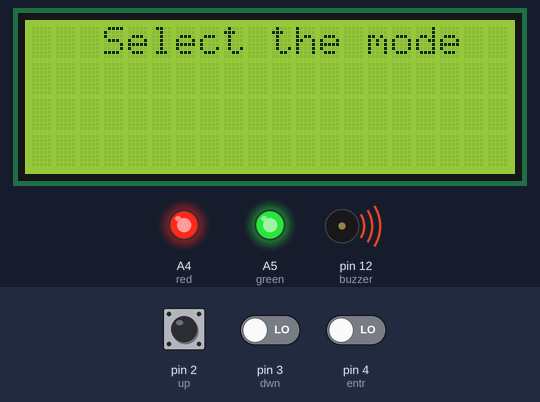
Bench run of a sketch on a simulated Arduino Uno, built with avr-gcc and run on an emulated ATmega328P. Parts: 20×4 character LCD, output pins drawn as LEDs (lit = HIGH), buzzer (waves = sounding, pin HIGH). The test bench sets the inputs (shaded band); at power-on: pin 2 (up) HIGH, pin 3 (dwn) LOW, pin 4 (entr) LOW.

Above: at 2.1 s.
At 5.2 s:
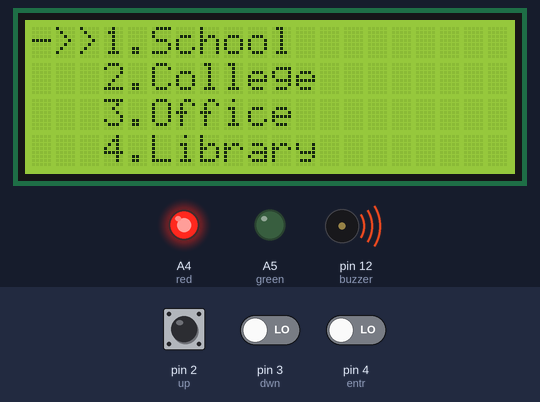
5.3 s: pin 2 (up) pulled LOW for 3.2 s
At 8.2 s:
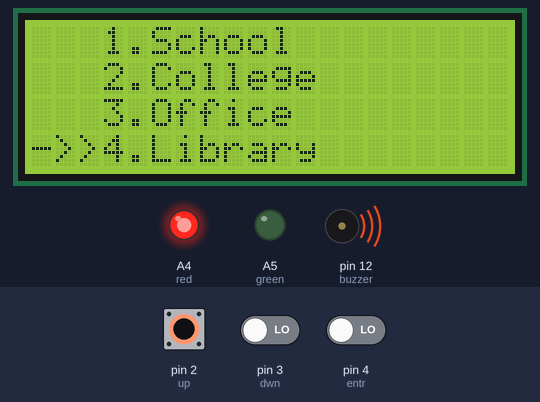
10.8 s: pin 3 (dwn) driven HIGH
At 12.1 s:
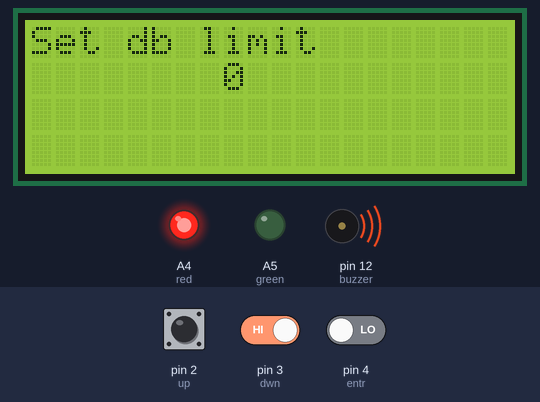
12.8 s: pin 2 (up) pulled LOW for 1 s
At 15.2 s:
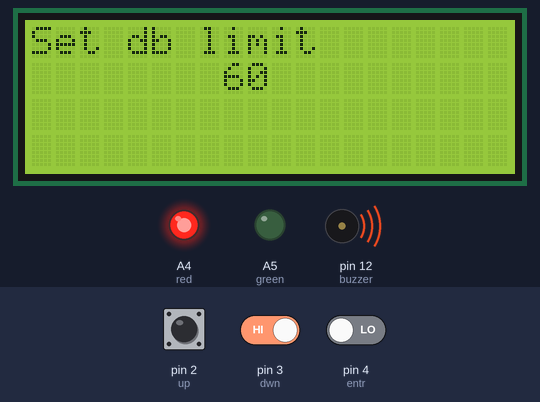
16.8 s: pin 3 (dwn) driven LOW
Timing chart, 0 to 19.5 s (numbered marks = the images above; inputs shaded):
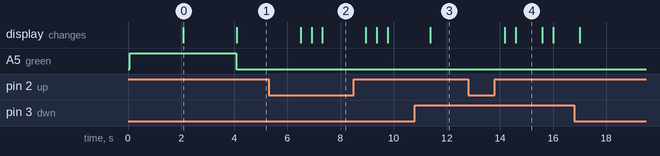

The sketch:

SE_ENTC_PROJ_CPY.ino
```cpp
#include <LiquidCrystal.h>


LiquidCrystal lcd(6, 7, 8, 9, 10, 11);

const int green = A5;
const int red = A4;
const int buzzer = 12;
const int entr = 4;
const int bck = 1;
const int up = 2;
const int dwn = 3;   // the number of the pushbutton pin

const int pinSignal1 = A0;
const int pinSignal2 = A1;
const int pinSignal3 = A2;

int thershold;
const int school = 60;
const int college = 75;
const int office = 45;
const int Library = 30;

int e_chk1 = 0;
int e_chk2 = 0;
int menu = 1;
int menu_sel = 1;

long sum1;
long sum2;
long sum3;

long level1 = 0;
long level2 = 0;
long level3 = 0;

long Sound_signal1;
long Sound_signal2;
long Sound_signal3;

void setup()
{
  lcd.begin(20, 4);
  Serial.begin(9600);
  pinMode(entr, INPUT);
  pinMode(bck, INPUT);
  pinMode(up, INPUT);
  pinMode(dwn, INPUT);
  pinMode(buzzer, OUTPUT);
  pinMode(green, OUTPUT);
  pinMode(red, OUTPUT);
  digitalWrite(buzzer, HIGH);
  digitalWrite(green, HIGH);
  digitalWrite(red, HIGH);
  pinMode (pinSignal1, INPUT);
  pinMode (pinSignal2, INPUT);
  pinMode (pinSignal3, INPUT);
  lcd.clear();
  lcd.print(F("   Automatic Noise"));
  lcd.setCursor(0, 1);
  lcd.print(F("   Level Monitor &"));
  lcd.setCursor(0, 2);
  lcd.print(F("  Controller System"));
  delay(2000);
  lcd.clear();
  lcd.print(F("   Select the mode"));
  delay(2000);
  // put your setup code here, to run once:

}

void loop()
{
  digitalWrite(buzzer, HIGH);
  digitalWrite(green, LOW);
  digitalWrite(red, HIGH);
  while (1)
  {
    while (menu == 1)
    {
      if (menu_sel == 1)
      {
        lcd.clear();
        lcd.print(F("->>1.School"));
        lcd.setCursor(0, 1);
        lcd.print(F("   2.College"));
        lcd.setCursor(0, 2);
        lcd.print(F("   3.Office"));
        lcd.setCursor(0, 3);
        lcd.print(F("   4.Library"));
      }
      else if (menu_sel == 2)
      {
        lcd.clear();
        lcd.print(F("   1.School"));
        lcd.setCursor(0, 1);
        lcd.print(F("->>2.College"));
        lcd.setCursor(0, 2);
        lcd.print(F("   3.Office"));
        lcd.setCursor(0, 3);
        lcd.print(F("   4.Library"));
      }
      else if (menu_sel == 3)
      {
        lcd.clear();
        lcd.print(F("   1.School"));
        lcd.setCursor(0, 1);
        lcd.print(F("   2.College"));
        lcd.setCursor(0, 2);
        lcd.print(F("->>3.Office"));
        lcd.setCursor(0, 3);
        lcd.print(F("   4.Library"));
      }
      else if (menu_sel == 4)
      {
        lcd.clear();
        lcd.print(F("   1.School"));
        lcd.setCursor(0, 1);
        lcd.print(F("   2.College"));
        lcd.setCursor(0, 2);
        lcd.print(F("   3.Office"));
        lcd.setCursor(0, 3);
        lcd.print(F("->>4.Library"));
      }

      if (digitalRead(up) == 0)
      {
        menu_sel = menu_sel + 1;
        if ( menu_sel >= 4)
        {
          menu_sel = 4;
        }
        delay(200);
      }
      else if (digitalRead(dwn) == 0)
      {
        menu_sel = menu_sel - 1;
        if ( menu_sel <= 0)
        {
          menu_sel = 0;
        }
        delay(200);
      }
      else if (digitalRead(entr) == LOW)
      {
        menu = 0;
        delay(200);
      }
      delay(200);
    }
    break;
  }
  digitalWrite(buzzer, HIGH);
  digitalWrite(green, LOW);
  digitalWrite(red, HIGH);
  if (menu_sel == 1)
  {
    thershold = school;
  }
  if (menu_sel == 2)
  {
    thershold = college;
  }
  if (menu_sel == 3)
  {
    thershold = office;
  }
  if (menu_sel == 4)
  {
    thershold = Library;
  }
  lcd.clear();
  lcd.print(F("Set db limit"));
  lcd.setCursor(8, 1);
  lcd.print(thershold);
  delay(1000);
  while (digitalRead(entr) == HIGH)
  {

    lcd.setCursor(8, 1);
    lcd.print(thershold);
    if (digitalRead(up) == LOW)
    {
      thershold = thershold + 5;
      lcd.setCursor(8, 1); // Move cursor to the threshold value
      lcd.print("   ");
      delay(200);
    }
    else if (digitalRead(dwn) == LOW)
    {
      thershold = thershold - 5;
      lcd.setCursor(8, 1); // Move cursor to the threshold value
      lcd.print("   ");
      delay(200);
    }
  }
  while (digitalRead(bck) == HIGH)
  {
    level1 = analogRead (pinSignal1);
    level2 = analogRead (pinSignal2);
    level3 = analogRead (pinSignal3);
    Serial.print("level:" + String(level1) + "leve2:" + String(level2) + "level3:" + String(level3));
    delay(500);
    lcd.clear();
    lcd.print("Sound Level1 =");
    lcd.setCursor(14, 0);
    lcd.print(String(level1) + "db");
    lcd.setCursor(0, 1);
    lcd.print("Sound Level2 =");
    lcd.setCursor(14, 1);
    lcd.print(String(level2) + "db");
    lcd.setCursor(0, 2);
    lcd.print("Sound Level3 =");
    lcd.setCursor(14, 2);
    lcd.print(String(level3) + "db");

    if ((level1 >= thershold) || (level2 >= thershold) || (level3 >= thershold))
    {
      digitalWrite(green, HIGH);
      digitalWrite(red, LOW);
      digitalWrite(buzzer, LOW);
      delay(1000);
      digitalWrite(buzzer, HIGH);
      delay(500);
    }
    else
    {
      digitalWrite(green, LOW);
      digitalWrite(red, HIGH);
      digitalWrite(buzzer, HIGH);
    }
  }
  menu = 1;
}
```

Measured:
- after the input at 5.3 s, the display: first changes after 1.2 s (image 2 shows a later state)
- after the input at 10.8 s, the display: changes after 0.58 s (image 3)
- after the input at 12.8 s, the display: first changes after 1.4 s (image 4 shows a later state)
- what the display in image 0 shows lasts 2.0 s, from 2.1 s to 4.1 s
- what the display in image 4 shows lasts 1.0 s, from 14.6 s to 15.6 s
